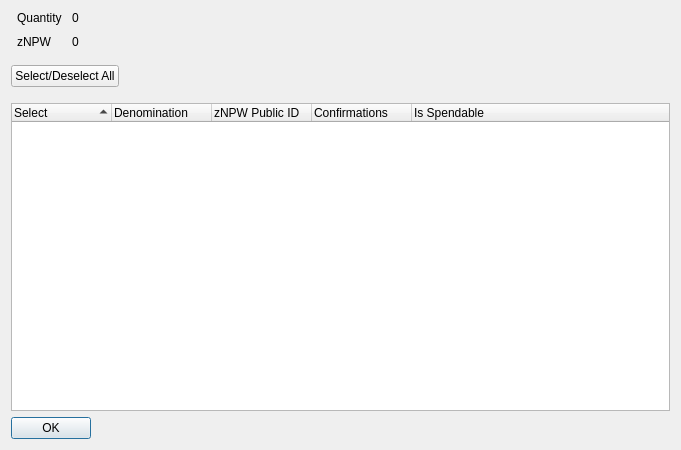
<?xml version="1.0" encoding="UTF-8"?>
<ui version="4.0">
 <class>ZNpwControlDialog</class>
 <widget class="QDialog" name="ZNpwControlDialog">
  <property name="geometry">
   <rect>
    <x>0</x>
    <y>0</y>
    <width>681</width>
    <height>450</height>
   </rect>
  </property>
  <property name="minimumSize">
   <size>
    <width>681</width>
    <height>450</height>
   </size>
  </property>
  <property name="windowTitle">
   <string>Select zNPW to Spend</string>
  </property>
  <layout class="QVBoxLayout" name="verticalLayout" stretch="0,0,0,0">
   <item>
    <layout class="QHBoxLayout" name="horizontalLayout" stretch="0,0">
     <property name="spacing">
      <number>-1</number>
     </property>
     <property name="bottomMargin">
      <number>10</number>
     </property>
     <item>
      <layout class="QFormLayout" name="formLayout">
       <property name="horizontalSpacing">
        <number>10</number>
       </property>
       <property name="verticalSpacing">
        <number>10</number>
       </property>
       <property name="leftMargin">
        <number>6</number>
       </property>
       <property name="rightMargin">
        <number>6</number>
       </property>
       <item row="0" column="0">
        <widget class="QLabel" name="labelQuantity">
         <property name="text">
          <string>Quantity</string>
         </property>
        </widget>
       </item>
       <item row="0" column="1">
        <widget class="QLabel" name="labelQuantity_int">
         <property name="text">
          <string>0</string>
         </property>
        </widget>
       </item>
       <item row="1" column="0">
        <widget class="QLabel" name="labelZNpw">
         <property name="text">
          <string>zNPW</string>
         </property>
        </widget>
       </item>
       <item row="1" column="1">
        <widget class="QLabel" name="labelZNpw_int">
         <property name="text">
          <string>0</string>
         </property>
        </widget>
       </item>
      </layout>
     </item>
     <item>
      <spacer name="horizontalSpacer_2">
       <property name="orientation">
        <enum>Qt::Horizontal</enum>
       </property>
       <property name="sizeHint" stdset="0">
        <size>
         <width>40</width>
         <height>20</height>
        </size>
       </property>
      </spacer>
     </item>
    </layout>
   </item>
   <item>
    <layout class="QHBoxLayout" name="horizontalLayout3" stretch="0,0">
     <property name="spacing">
      <number>14</number>
     </property>
     <property name="bottomMargin">
      <number>10</number>
     </property>
     <item>
      <widget class="QPushButton" name="pushButtonAll">
       <property name="text">
        <string>Select/Deselect All</string>
       </property>
      </widget>
     </item>
     <item>
      <spacer name="horizontalSpacer">
       <property name="orientation">
        <enum>Qt::Horizontal</enum>
       </property>
       <property name="sizeHint" stdset="0">
        <size>
         <width>40</width>
         <height>20</height>
        </size>
       </property>
      </spacer>
     </item>
    </layout>
   </item>
   <item>
    <widget class="QTreeWidget" name="treeWidget">
     <property name="sizePolicy">
      <sizepolicy hsizetype="Expanding" vsizetype="Expanding">
       <horstretch>0</horstretch>
       <verstretch>0</verstretch>
      </sizepolicy>
     </property>
     <property name="minimumSize">
      <size>
       <width>0</width>
       <height>250</height>
      </size>
     </property>
     <property name="alternatingRowColors">
      <bool>true</bool>
     </property>
     <property name="sortingEnabled">
      <bool>true</bool>
     </property>
     <property name="columnCount">
      <number>5</number>
     </property>
     <attribute name="headerDefaultSectionSize">
      <number>100</number>
     </attribute>
     <column>
      <property name="text">
       <string notr="true">Select</string>
      </property>
     </column>
     <column>
      <property name="text">
       <string notr="true">Denomination</string>
      </property>
     </column>
     <column>
      <property name="text">
       <string notr="true">zNPW Public ID</string>
      </property>
     </column>
     <column>
      <property name="text">
       <string notr="true">Confirmations</string>
      </property>
     </column>
     <column>
      <property name="text">
       <string>Is Spendable</string>
      </property>
     </column>
    </widget>
   </item>
   <item>
    <widget class="QDialogButtonBox" name="buttonBox">
     <property name="sizePolicy">
      <sizepolicy hsizetype="Maximum" vsizetype="Fixed">
       <horstretch>0</horstretch>
       <verstretch>0</verstretch>
      </sizepolicy>
     </property>
     <property name="orientation">
      <enum>Qt::Horizontal</enum>
     </property>
     <property name="standardButtons">
      <set>QDialogButtonBox::Ok</set>
     </property>
    </widget>
   </item>
  </layout>
 </widget>
 <resources/>
 <connections>
  <connection>
   <sender>buttonBox</sender>
   <signal>accepted()</signal>
   <receiver>ZNpwControlDialog</receiver>
   <slot>accept()</slot>
   <hints>
    <hint type="sourcelabel">
     <x>248</x>
     <y>254</y>
    </hint>
    <hint type="destinationlabel">
     <x>157</x>
     <y>274</y>
    </hint>
   </hints>
  </connection>
  <connection>
   <sender>buttonBox</sender>
   <signal>rejected()</signal>
   <receiver>ZNpwControlDialog</receiver>
   <slot>reject()</slot>
   <hints>
    <hint type="sourcelabel">
     <x>316</x>
     <y>260</y>
    </hint>
    <hint type="destinationlabel">
     <x>286</x>
     <y>274</y>
    </hint>
   </hints>
  </connection>
 </connections>
</ui>
